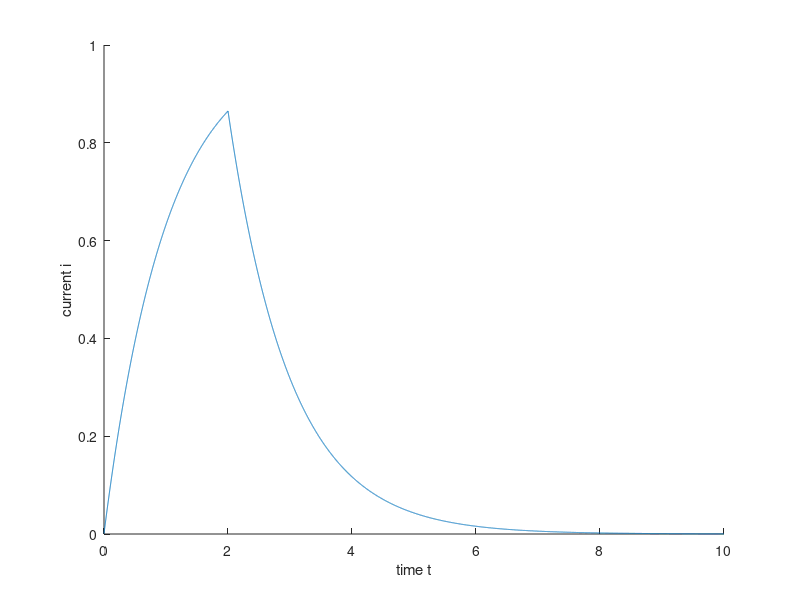
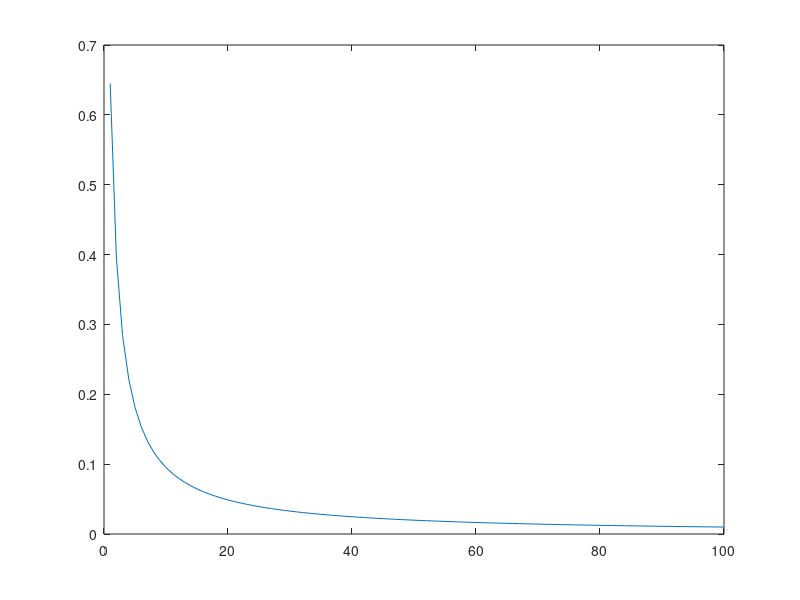

The MATLAB source for these figures, in order: (Note: this script raises an error after producing the figures.)
 %{
    Welcome to ECE210 Honors Section: Session #3. 
    Last session we learnt about control flow and plotting with subplots.
    Today we will continue to work with looping constructs and start
    defining out own functions.
 %}

%%

%{
    To get help on a function, type the keyword, highlight it, right click
    and select "Help on Selection". If nothing shows up, try googling the
    keyword and Matlab.
%}

%%

%{
    Schedule:

    [Done] Week1: Matlab: Mathematical functions, Graphing tools, Vector and Matrix arithmetic
    [Done] Week2: Matlab: Control flow, iterative and vectorized solution
    Week3: Matlab: Control flow, iterative and vectorized solution
%}


%% 02/20/2018: Matlab: Control flow, iterative and vectorized solution

%% Syntax:

%{
    if expression
       statements
    elseif expression
       statements
    else
       statements
    end

    ---
%
    for index = values
       program statements
              :
    end
 
    ---
%
    while expression
       statements
    end
%}

%% Exercise 1

% Exercise 1: Referring to the attached .jpg document, make a plot of
% current i versus time t. Give appropriate axis labels and title. In
% addition, verify that your plot is correct by checking for the value of
% i(2)=1-exp(-2) and i(6)=(1-exp(-2))*exp(-1). Your figure should be
% similar to the one on Piazza.

% Note that i(2) refers to the value of current at t = 2 seconds.

% the switch goes from position A to position B at time = 0
% the switch goes from position B to position A at time = 2

% general guide:
% define circuit parameters
% define initial conditions
% step through in time
% plot the results

%% Start by defining your circuit parameters R and L:
R=1;
R2=0.25;
L=1;

%% Initialize your variables
% initialize i(0), di/dt(0)
% di/dt is labeled as di in the code
% delta is labeled as h in the code
% use a step size of 0.001
i=0;
di=1/L;
h=0.001;
i
%% Stepping through time
index = 1;

for t = 0:h:10
    
    % update variable i with di
    % specifically, i(t+h) = i(t) + h * di/dt(t)
    % You cannot type the above line below. All comments similar to
    % the previous line are mathematical expressions. 

    % <----- Here is space for you to complete this section ----->
    i=i+h*di;

    
    % update variable di with i
    % specifically, di/dt(t+h) = (1-i)/L if 0<t<2, 
    %                            (-iR)/L if t>2
    
    % <----- Here is space for you to complete this section ----->
     if t<2 
         di=(1-i)/L;
     else
         di=-i*R/L;
     end
     

    % saving the variables
    tout(index) = t;
    iout(index) = i;
    di_out(index) = di;
    index = index + 1;
end

%% Plot the results

% Plot a graph of iout vs tout. Label your graph appropriately.
% Mark the values at t = 2 seconds and t = 6 seconds on your plot.
% Find the index for t = 2 and 6 seconds and plot horizontal and vertical
% lines to mark the point on the graph.
% Verify your results with the expected plot on Piazza.

% <----- Here is space for you to complete this section ----->
figure(1);
hold on;
plot(tout,iout);
%line([2,2],[0,iout(2)]);
%line([0,2],[iout(2),iout(2)]);
%line([6,6],[0,iout(6)]);
%line([0,6],[iout(6),iout(6)]);
xlabel('time t');
ylabel('current i');
hold off;

% Plot a graph of di_out vs tout. Label your graph appropriately.
% Verify your results with the expected plot on Piazza.

% <----- Here is space for you to complete this section ----->

figure(2);
hold on;
plot(tout,di_out);
xlabel('time t');
ylabel('rate of change of current i');
hold off;


%% Exercise 2: Approximate the value of pi

format long g

% Task 1:   Find a Converging Infinite Series that sums to pi 
%           https://en.wikipedia.org/wiki/List_of_formulae_involving_%CF%80#Other_infinite_series
% Task 2:   Find the sum using a for loop for N=1:100, plot the error of the 
%           summation, (pi-estimate) against N (number of iterations)
% Task 3:   Find the number of iterations such that error < 1e-6, 
%           (hint: use a while loop and use a counter). Repeat for 1e-9

% <----- Here is space for you to complete this section ----->

N=2:100;
pi_estimate=zeros(1,length(N));
%numel(pi_estimate)
%pi_es=0
pi_es=1/(1^2);
pi_estimate=1/(1^2);

for i=N
    pi_es=pi_es+1/(i^2);
    pi_estimate(i)=pi_estimate(i-1)+1/(i^2);
end

pi_es = pi_es*6;
pi_es=sqrt(pi_es);
pi_es

error=ones(1,length(N)+1)*pi^2/6;
error=error-pi_estimate;
size(error)
size(pi_estimate)
plot(1:100,error);
error
%{
err1=1e-6;
i=1;
pi_es=0;
while(abs(pi_es-pi^2/6)>err1)
    pi_es=pi_es+1/(i^2);
    i=i+1;
    %pi_es
end
i

err2=1e-9;
i=1;
pi_es=0;
while(abs(pi_es-pi^2/6)>err2)
    pi_es=pi_es+1/(i^2);
    i=i+1;
    %pi_es
end
i
%}
%% What is a function?

%{
    A function has a name so that you can call it by its name
    A function may take some inputs in the parenthesis on the right
    A function may give some outputs before the equality sign on the left
    It is like one of the black boxes that you define in ECE210

    Please read the following very carefully:

    Syntax: 

    function [y1,...,yN] = myfun(x1,...,xM)

    Description:
    function [y1,...,yN] = myfun(x1,...,xM) declares a function named myfun
    that accepts inputs x1,...,xM and returns outputs y1,...,yN. This
    declaration statement must be the first executable line of the
    function.

    Save the function code in a text file with a .m extension. The name of
    the file should match the name of the first function in the file. Valid
    function names begin with an alphabetic character, and can contain
    letters, numbers, or underscores.

    You can declare multiple local functions within the same file, or nest
    functions. If any function in a file contains a nested function, all
    functions in the file must use the end keyword to indicate the end of
    the function. Otherwise, the end keyword is optional.
%}

%% Example: Function Definition

%  Create a new function file, save it as myphase.m

%  Copy the following definition into the file:
%{
    function [ z_phase ] = myphase( z )
    % This function returns the phase of the complex number z

    z_phase = angle(z);

    end
%}

%   Save the file and execute the following commands:

    z = 1+j;
    z_phase = myphase(z)


%% Exercise 3: Function that sorts a vector

% Write a function SortVec, that sort a given vector of numbers in
% ascending order. You guys can use any algorithm you want to solve this
% problem. I would recommend looking at selection, bubble or merge sort.

% You will need to use atleast two looping structures to solve this
% problem. Be prepared to explain how the algorithm works during the demo
% next week.

% <----- Here is space for you to complete this section ----->

m=[1,4,3,123,54,23,45,-1,0,-100];

%a=SortVec(v)

    n=size(m);
    n=n(2);
    for i=1:n
        for j=i:n
            if(m(j)<m(i))
                temp=m(j);
                m(j)=m(i);
                m(i)=temp;
            end
        end
    end

    m


